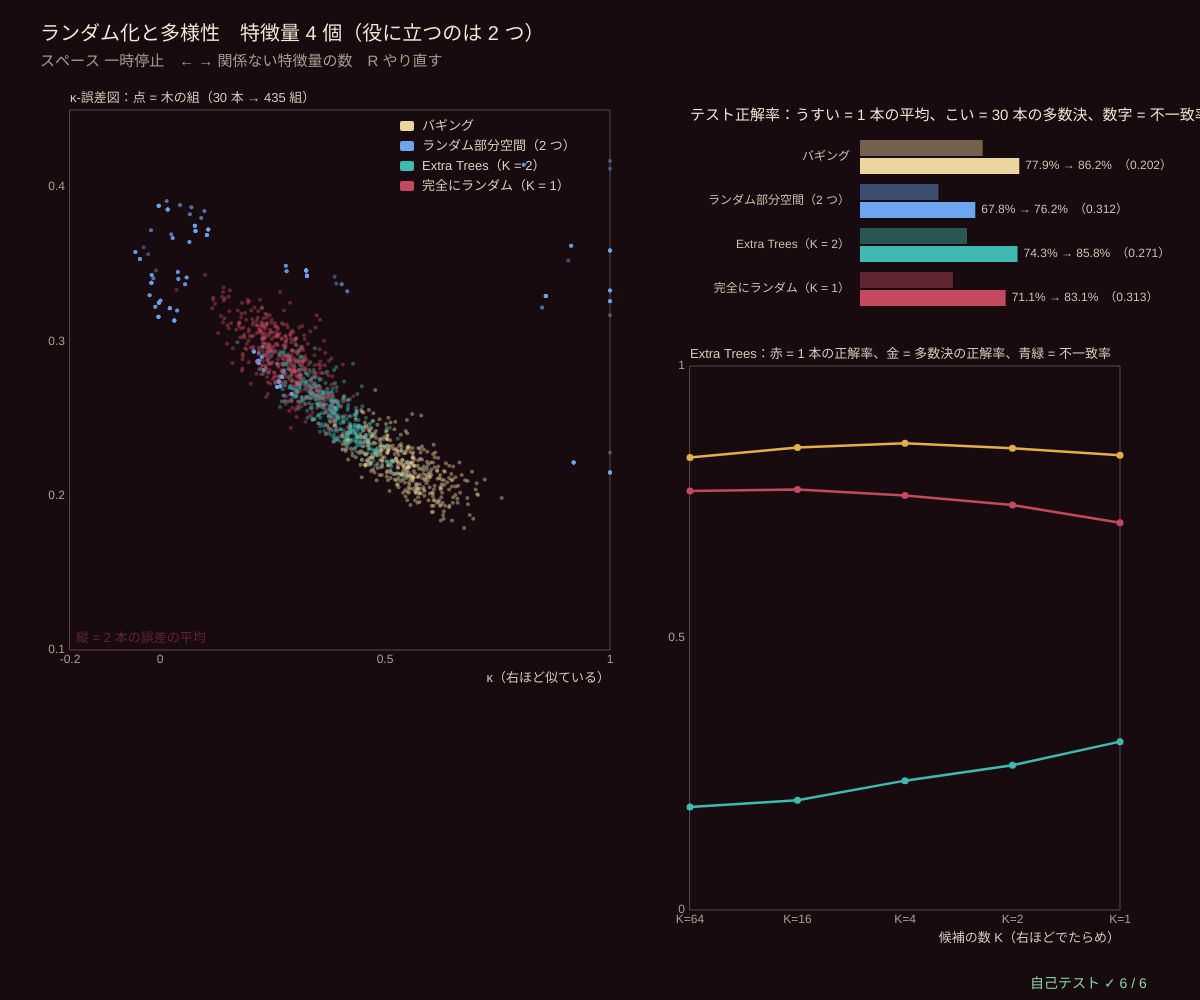
Frame 1 (no input)
Frame 60 (no input): identical to frame 1, image omitted
Frame 120 (the mouse pressed at the canvas centre since frame 60): identical to frame 1, image omitted

The p5.js sketch that drew this single still picture (run headless with seeded random() and noise() and a simulated clock; from frame 60 on, the mouse is pressed at the canvas centre):

// p5.js sketch
// ── sketch.js
// ============================================
// 10 ランダム化と多様性 ─ 木の作り方にどれだけ「でたらめ」を入れるかで、木どうしの似かたと強さが変わる
// バギング（点をブートストラップ）、ランダム部分空間（木ごとに特徴量を 2 つだけ）、Extra Trees（しきい値まで乱数で決める）
//   左 = κ-誤差図：木の組 1 つが点 1 つ。横 = κ（偶然を差し引いた一致度。1 = 同じ答え、0 = 偶然と同じくらい）、縦 = 2 本の平均の誤差
//   左下ほど「ちがうのに、それぞれ正確」。右 = Extra Trees の試す候補の数 K を減らす（でたらめを強くする）と…
//   1 本ずつは弱くなる（赤）のに、30 本の多数決（金）はほとんど落ちない／むしろ上がる範囲がある。多様性（青緑）が上がるから
//   特徴量 = 2 つの役に立つもの（三日月）+ 関係ない乱数。ランダムフォレスト（分割ごとに特徴量を選ぶ）は series62/09
// スペース 一時停止 / ← → 関係ない特徴量の数 / R やり直す
// ============================================

let nNoise = 2, nTrain = 300, nTest = 1000, seedD = 3, paused = false;   // ★ 関係ない特徴量の数
const N_TREES = 30, SWEEP_K = [64, 16, 4, 2, 1];                          // ★ 木の本数、Extra Trees の候補の数 K
const METHODS = [{ name: 'バギング', col: [236, 214, 160] }, { name: 'ランダム部分空間（2 つ）', col: [110, 165, 240] }, { name: 'Extra Trees（K = 2）', col: [64, 186, 176] }, { name: '完全にランダム（K = 1）', col: [196, 72, 96] }];
let trainD, testD, groups = [], sweep = [], allIdx;

function setup() { createCanvas(windowWidth, windowHeight); textWrap(CHAR); pixelDensity(1); selfTest(); restart(); }
function makeHD(n, seed) { let D = makeData2D(4, n, 0.1, seed); seedRng(seed + 7); D.X = D.X.map((x) => x.concat(Array.from({ length: nNoise }, () => rnd()))); return D; }
function restart() {
  paused = false;
  trainD = makeHD(nTrain, seedD); testD = makeHD(nTest, seedD + 1); allIdx = trainD.X.map((_, i) => i);
  seedRng(seedD * 31); groups = METHODS.map(() => newGroup()); sweep = SWEEP_K.map(() => newGroup());
}
function newGroup() { return { preds: [], pairs: [], votes: new Float32Array(nTest) }; }
// ★ 方法ごとの木の作り方（でたらめの入れ方）
function makeTree(m, K) {
  let d = trainD.X[0].length, all = Array.from({ length: d }, (_, f) => f);
  if (m === 0) return growRT(trainD.X, trainD.y, bootIdx(nTrain), 0, {});                                   // バギング
  if (m === 1) return growRT(trainD.X, trainD.y, allIdx, 0, { feats: shuffleArr(all).slice(0, Math.min(2, d)) });   // ランダム部分空間
  return growRT(trainD.X, trainD.y, allIdx, 0, { randK: K > 0 ? K : m === 2 ? 2 : 1 });                  // Extra Trees
}
// ★ κ（カッパ）：θ1 = 一致した割合、θ2 = 偶然に一致する割合 = Σ_c p_a(c)·p_b(c)。κ = (θ1 − θ2)/(1 − θ2)
function kappaOf(a, b) {
  let n = a.length, agree = 0, a1 = 0, b1 = 0;
  for (let i = 0; i < n; i++) { if (a[i] === b[i]) agree++; a1 += a[i]; b1 += b[i]; }
  let t1 = agree / n, t2 = (a1 / n) * (b1 / n) + (1 - a1 / n) * (1 - b1 / n);
  return t2 >= 1 - 1e-12 ? 1 : (t1 - t2) / (1 - t2);
}
function errOf(p) { let e = 0; for (let i = 0; i < p.length; i++) if (p[i] !== testD.y[i]) e++; return e / p.length; }
function addTree(gr, m, K) {           // 木を 1 本足し、前の木との組の κ と平均の誤差を記録
  let t = makeTree(m, K), p = Uint8Array.from(testD.X, (x) => (rtProb(t, x) > 0.5 ? 1 : 0)), e = errOf(p);
  for (let q of gr.preds) { let dis = 0; for (let i = 0; i < nTest; i++) if (q.p[i] !== p[i]) dis++; gr.pairs.push({ k: kappaOf(q.p, p), e: (q.e + e) / 2, dis: dis / nTest }); }
  gr.preds.push({ p, e }); for (let i = 0; i < nTest; i++) gr.votes[i] += p[i];
}
function groupStats(gr) {
  let T = gr.preds.length; if (!T) return null;
  let ens = 0; for (let i = 0; i < nTest; i++) if ((2 * gr.votes[i] > T ? 1 : 0) === testD.y[i]) ens++;
  return { ind: 1 - meanOf(gr.preds.map((q) => q.e)), ens: ens / nTest, dis: gr.pairs.length ? meanOf(gr.pairs.map((q) => q.dis)) : 0 };
}

function draw() {
  background(...BG_COL);
  let t0 = performance.now();
  while (!paused && performance.now() - t0 < 7) {   // 1 フレームに 7 ミリ秒ぶん木を育てる
    let gi = groups.findIndex((gr) => gr.preds.length < N_TREES), si = sweep.findIndex((gr) => gr.preds.length < N_TREES);
    if (gi >= 0) addTree(groups[gi], gi, 0); else if (si >= 0) addTree(sweep[si], 2, SWEEP_K[si]); else break;
  }
  // ---- 左：κ-誤差図
  let side = Math.min(height - 190, width * 0.45), g = { x: 70, y: 110, w: side, h: side, x0: -0.2, x1: 1, y0: 0.1, y1: 0.45 };
  plotAxes(g, 'κ（右ほど似ている）', 'κ-誤差図：点 = 木の組（' + N_TREES + ' 本 → ' + (N_TREES * (N_TREES - 1)) / 2 + ' 組）', [-0.2, 0, 0.5, 1], [0.1, 0.2, 0.3, 0.4]);
  noStroke(); groups.forEach((gr, m) => { fill(...METHODS[m].col, 110); for (let q of gr.pairs) circle(gX(g, q.k), gY(g, q.e), 4); });
  textSize(13); text('縦 = 2 本の誤差の平均', g.x + 6, g.y + g.h - 8);
  legend(g.x + g.w - 210, g.y + 16, METHODS.map((m) => [m.col, m.name]));
  // ---- 右上：方法ごとの 1 本の正解率と多数決の正解率
  let rx = g.x + g.w + 80, rw = width - rx - 50, ty = 120;
  noStroke(); fill(...INK); textSize(15); textAlign(LEFT, BASELINE); text('テスト正解率：うすい = 1 本の平均、こい = ' + N_TREES + ' 本の多数決、数字 = 不一致率', rx, ty);
  groups.forEach((gr, m) => {
    let s = groupStats(gr), yy = ty + 20 + 44 * m; if (!s) return;
    fill(...METHODS[m].col, 110); rect(rx + 170, yy, Math.max(1, (s.ind - 0.5) * 2 * (rw - 240)), 16);
    fill(...METHODS[m].col); rect(rx + 170, yy + 18, Math.max(1, (s.ens - 0.5) * 2 * (rw - 240)), 16);
    fill(210, 195, 180); textSize(12); textAlign(RIGHT, CENTER); text(METHODS[m].name, rx + 160, yy + 17);
    textAlign(LEFT, CENTER); text(pctStr(s.ind) + ' → ' + pctStr(s.ens) + '　（' + fmtNum(s.dis, 3) + '）', rx + 176 + (s.ens - 0.5) * 2 * (rw - 240), yy + 26);
  });
  // ---- 右下：Extra Trees の K を変える
  let g2 = { x: rx, y: ty + 44 * 4 + 70, w: rw - 30, h: Math.max(80, height - (ty + 44 * 4 + 70) - 90), x0: 0, x1: SWEEP_K.length - 1, y0: 0, y1: 1 };
  plotAxes(g2, '候補の数 K（右ほどでたらめ）', 'Extra Trees：赤 = 1 本の正解率、金 = 多数決の正解率、青緑 = 不一致率', [], [0, 0.5, 1]);
  noStroke(); fill(175, 160, 150); textSize(12); textAlign(CENTER, TOP); SWEEP_K.forEach((K, k) => text('K=' + K, gX(g2, k), g2.y + g2.h + 4));
  let st = sweep.map(groupStats).map((s, k) => [k, s]).filter((q) => q[1]);
  for (let [key2, c] of [['ind', WINE], ['ens', GOLD], ['dis', TEAL]]) { stroke(...c); strokeWeight(2.5); polyline(st.map(([k, s]) => [gX(g2, k), gY(g2, s[key2])])); noStroke(); fill(...c); for (let [k, s] of st) circle(gX(g2, k), gY(g2, s[key2]), 7); }
  // ---- 文字
  noStroke(); fill(...INK); textSize(20); textAlign(LEFT, BASELINE); text('ランダム化と多様性　特徴量 ' + (2 + nNoise) + ' 個（役に立つのは 2 つ）', 40, 40);
  fill(170, 155, 145); textSize(15); text('スペース 一時停止　← → 関係ない特徴量の数　R やり直す', 40, 66);
  drawSelfTest(width - 170, height - 12);
}
function keyPressed() {
  if (key === ' ') paused = !paused;
  if (key === RIGHT_ARROW) { nNoise = Math.min(8, nNoise + 1); restart(); }
  if (key === LEFT_ARROW) { nNoise = Math.max(0, nNoise - 1); restart(); }
  if (key === 'r' || key === 'R') { seedD++; restart(); }
  return false;
}

// ---- 自己テスト
function selfTest() {
  selfTestResults = [];
  let a = [1, 1, 0, 0, 1, 0, 1, 1], b = [1, 0, 0, 0, 1, 1, 1, 0];      // 手計算：一致 5/8、θ2 = (5/8)(4/8) + (3/8)(4/8) = 1/2 → κ = 0.25
  let c = [1, 0, 1, 0, 0, 1];
  check('κ の式：手計算の例で 0.25、同じ答えどうしなら 1、半々の答えの正反対なら −1', near(kappaOf(a, b), 0.25, 1e-12) && near(kappaOf(a, a), 1, 1e-12) && near(kappaOf(c, c.map((v) => 1 - v)), -1, 1e-12));
  restart();
  let g64 = newGroup(), g1 = newGroup(), gb = newGroup();
  for (let t = 0; t < 15; t++) { addTree(g64, 2, 64); addTree(g1, 2, 1); addTree(gb, 0, 0); }
  check('どの組の κ も −1〜1、不一致率は 0〜1（Extra Trees 2 通り × 105 組）', g64.pairs.concat(g1.pairs).every((q) => q.k >= -1 - 1e-12 && q.k <= 1 + 1e-12 && q.dis >= 0 && q.dis <= 1));
  let s64 = groupStats(g64), s1 = groupStats(g1), sb = groupStats(gb);
  check('でたらめを強くする（K = 64 → 1）と 1 本の正解率は下がる（' + pctStr(s64.ind) + ' → ' + pctStr(s1.ind) + '）', s1.ind < s64.ind);
  check('でたらめを強くすると不一致率（多様性）は上がる（' + fmtNum(s64.dis, 3) + ' → ' + fmtNum(s1.dis, 3) + '）', s1.dis > s64.dis);
  check('多数決で伸びる分も大きくなる（K = 64：+' + pctStr(s64.ens - s64.ind) + '、K = 1：+' + pctStr(s1.ens - s1.ind) + '）', s1.ens - s1.ind > s64.ens - s64.ind && s1.ens > s1.ind);
  check('バギングの 15 本の多数決 ' + pctStr(sb.ens) + ' > 1 本の平均 ' + pctStr(sb.ind), sb.ens > sb.ind);
  reportSelfTest();
}

// ---------- やってみよう ----------
// 1. κ-誤差図で、赤（完全にランダム）の雲はどこにある？ バギング（象牙色）と比べて右左・上下は？
// 2. 右下のグラフで、多数決（金）がいちばん高い K はいくつ？ 1 本の正解率（赤）がいちばん高い K と同じ？
// 3. ← → で関係ない特徴量を増やすと、ランダム部分空間（青）はどうなる？ 役に立つ特徴量を引かない木が増える
// 4. 不一致率が 0 の組は κ = 1。どんな作り方だとそうなる？（でたらめを全部やめると、同じ木しかできない）
// 5. 11 では、木以外のモデルの組で「多様性」をいろいろな物差しで測る

// ==================================================
// ここから下は「アンサンブル学習の道具」（中身は読まなくても OK。消さないでね）
// ==================================================
// ---- 小さな道具：はさむ・合計・平均・いちばん大きい番号・数の表示
function clampv(v, a, b) { return v < a ? a : v > b ? b : v !== v ? a : v; }     // NaN なら a に戻す
function sumArr(a) { let s = 0; for (let v of a) s += v; return s; }
function meanOf(a) { return a.length ? sumArr(a) / a.length : 0; }
function varOf(a) { let m = meanOf(a), s = 0; for (let v of a) s += (v - m) * (v - m); return a.length ? s / a.length : 0; }   // ÷n の分散
function argMaxArr(a) { let b = 0; for (let i = 1; i < a.length; i++) if (a[i] > a[b]) b = i; return b; }   // 同点なら小さい番号
function sigm(z) { return 1 / (1 + Math.exp(-clampv(z, -40, 40))); }
function fmtNum(v, d) { if (typeof v !== 'number' || !isFinite(v)) return '?'; let s = (+v.toFixed(d === undefined ? 2 : d)).toString(); return s === '-0' ? '0' : s; }
function pctStr(v) { return fmtNum(100 * v, 1) + '%'; }
// ---- 種つきの乱数（同じ種なら毎回同じ列）
let rngState = 1;
function seedRng(s) { rngState = (s >>> 0) || 1; }
function rnd() {                       // 0〜1 の一様乱数（mulberry32）
  rngState = (rngState + 0x6d2b79f5) >>> 0;
  let t = rngState;
  t = Math.imul(t ^ (t >>> 15), t | 1);
  t ^= t + Math.imul(t ^ (t >>> 7), t | 61);
  return ((t ^ (t >>> 14)) >>> 0) / 4294967296;
}
function rndInt(a, b) { return a + Math.floor(rnd() * (b - a + 1)); }
function rndGauss() { let u = Math.max(1e-12, rnd()), v = rnd(); return Math.sqrt(-2 * Math.log(u)) * Math.cos(2 * Math.PI * v); }   // 標準正規分布
function shuffleArr(a) { for (let i = a.length - 1; i > 0; i--) { let j = Math.floor(rnd() * (i + 1)); [a[i], a[j]] = [a[j], a[i]]; } return a; }
// ---- 合成データ（[0, 1]² の 2 次元、2 クラス、種つき）。kind = 0 かたまり / 1 斜め / 2 円 / 3 XOR / 4 三日月 / 5 しま
const SHAPES = ['かたまり', '斜め', '円', 'XOR', '三日月', 'しま'];
function trueLabel(kind, u, v) {
  if (kind === 0) return (u - 0.32) ** 2 + (v - 0.36) ** 2 < (u - 0.68) ** 2 + (v - 0.64) ** 2 + 0.03 * Math.sin(9 * u) ? 0 : 1;
  if (kind === 1) return u + 0.8 * v > 0.9 ? 1 : 0;
  if (kind === 2) return (u - 0.5) ** 2 + (v - 0.5) ** 2 < 0.09 ? 1 : 0;
  if (kind === 3) return (u > 0.5) !== (v > 0.5) ? 1 : 0;
  if (kind === 4) return v > 0.5 + 0.28 * Math.cos(Math.PI * (1.6 * u - 0.3)) - 0.18 ? 1 : 0;
  return Math.sin(10 * u + 3 * v) > 0 ? 1 : 0;
}
// n 個、flip = ラベルをわざと入れかえる割合（ノイズ）
function makeData2D(kind, n, flip, seed) {
  seedRng(seed);
  let X = [], y = [];
  for (let i = 0; i < n; i++) {
    let u = 0.02 + 0.96 * rnd(), v = 0.02 + 0.96 * rnd(), c = trueLabel(kind, u, v);
    if (rnd() < flip) c = 1 - c;
    X.push([u, v]); y.push(c);
  }
  return { X, y };
}
// ---- ランダム化した分類木（2 クラス、ジニ不純度）。o = { maxDepth, feats（使える特徴量の番号）, mtry（分割ごとに見る数、0 = 全部）, randK（> 0 なら Extra Trees：ランダムな (特徴量, しきい値) を randK 個だけ試す）}
function giniCount(n1, n) { if (n <= 0) return 0; let p = n1 / n; return 2 * p * (1 - p) * n; }   // ジニ不純度 × 点の数
function growRT(X, y, idx, depth, o) {
  let n = idx.length, n1 = 0; for (let i of idx) n1 += y[i];
  let node = { leaf: true, p: n ? n1 / n : 0.5 };
  if (n1 === 0 || n1 === n || n < 2 || depth >= (o.maxDepth || 30)) return node;
  let feats = o.feats || X[0].map((_, f) => f), base = giniCount(n1, n), best = null;
  let tryCut = (f, thr) => { let l = 0, l1 = 0; for (let i of idx) if (X[i][f] <= thr) { l++; l1 += y[i]; } if (l === 0 || l === n) return; let dec = base - giniCount(l1, l) - giniCount(n1 - l1, n - l); if (!best || dec > best.dec) best = { f, thr, dec }; };
  if (o.randK > 0) {                     // Extra Trees：しきい値は [最小, 最大] の一様乱数
    for (let c = 0; c < o.randK; c++) { let f = feats[Math.floor(rnd() * feats.length)], lo = Infinity, hi = -Infinity; for (let i of idx) { lo = Math.min(lo, X[i][f]); hi = Math.max(hi, X[i][f]); } if (hi > lo) tryCut(f, lo + rnd() * (hi - lo)); }
  } else {                               // いちばん良い分割（並べて、左から 1 つずつ動かす）
    let fs = feats.slice(); if (o.mtry > 0 && o.mtry < fs.length) fs = shuffleArr(fs).slice(0, o.mtry);
    for (let f of fs) {
      let ord = idx.slice().sort((a, b) => X[a][f] - X[b][f]), l1 = 0;
      for (let q = 0; q < n - 1; q++) { l1 += y[ord[q]]; let v0 = X[ord[q]][f], v1 = X[ord[q + 1]][f]; if (!(v1 > v0)) continue; let dec = base - giniCount(l1, q + 1) - giniCount(n1 - l1, n - q - 1); if (!best || dec > best.dec) best = { f, thr: (v0 + v1) / 2, dec }; }
    }
  }
  if (!best) return node;
  let L = [], R = []; for (let i of idx) (X[i][best.f] <= best.thr ? L : R).push(i);
  return { leaf: false, f: best.f, thr: best.thr, left: growRT(X, y, L, depth + 1, o), right: growRT(X, y, R, depth + 1, o) };
}
function rtProb(t, x) { while (!t.leaf) t = x[t.f] <= t.thr ? t.left : t.right; return t.p; }
function bootIdx(n) { let a = []; for (let k = 0; k < n; k++) a.push(Math.floor(rnd() * n)); return a; }
// ---- 描く道具：色（オーケストラ：えんじ色の黒、象牙色、金管の金、弦の青緑）、領域の絵、点
const BG_COL = [24, 11, 16];                                     // 背景（えんじ色の黒）
const INK = [242, 233, 214], GOLD = [226, 176, 74], TEAL = [64, 186, 176], WINE = [196, 72, 96];
const CLS_COL = [[226, 170, 70], [60, 182, 176]];                // ★ クラス 0（金）・クラス 1（青緑）の色
function probCol(p, k) {             // クラス 1 の確率 → 背景と混ぜた色（k = 濃さ）
  let c = [], a = clampv(k === undefined ? 0.55 : k, 0, 1) * Math.abs(2 * p - 1) + 0.12;
  for (let q = 0; q < 3; q++) c.push(BG_COL[q] + ((p > 0.5 ? CLS_COL[1][q] : CLS_COL[0][q]) - BG_COL[q]) * a);
  return c;
}
// img の全部の画素に fn(u, v) → [r, g, b] を塗る（u は右向き、v は上向き、どちらも 0〜1）
function paintImage(img, fn) {
  img.loadPixels();
  let W = img.width, H = img.height;
  for (let py = 0; py < H; py++) for (let px = 0; px < W; px++) {
    let c = fn((px + 0.5) / W, 1 - (py + 0.5) / H), i = 4 * (px + W * py);
    img.pixels[i] = c[0]; img.pixels[i + 1] = c[1]; img.pixels[i + 2] = c[2]; img.pixels[i + 3] = 255;
  }
  img.updatePixels();
}
function toPx(bx, u, v) { return [bx.x + u * bx.w, bx.y + (1 - v) * bx.h]; }   // [0,1]² → 画面
function fromPx(bx, px, py) { return [(px - bx.x) / bx.w, 1 - (py - bx.y) / bx.h]; }
function drawPoints(bx, X, y, r) {
  stroke(10); strokeWeight(1);
  for (let i = 0; i < X.length; i++) { let p = toPx(bx, X[i][0], X[i][1]); fill(...CLS_COL[y[i]]); circle(p[0], p[1], r); }
}
function frameBox(bx, col) { noFill(); stroke(...(col || [110, 80, 85])); strokeWeight(1); rect(bx.x, bx.y, bx.w, bx.h); }
// ---- グラフの道具：g = { x, y, w, h, x0, x1, y0, y1 }
function gX(g, v) { return g.x + clampv((v - g.x0) / (g.x1 - g.x0), -0.02, 1.02) * g.w; }
function gY(g, v) { return g.y + g.h - clampv((v - g.y0) / (g.y1 - g.y0), -0.02, 1.02) * g.h; }
function plotAxes(g, xl, yl, xt, yt) {
  stroke(95, 70, 75); strokeWeight(1); noFill(); rect(g.x, g.y, g.w, g.h);
  noStroke(); fill(175, 160, 150); textSize(12); textAlign(CENTER, TOP);
  for (let v of xt) text(+v.toPrecision(3), gX(g, v), g.y + g.h + 4);
  textAlign(RIGHT, CENTER);
  for (let v of yt) text(+v.toPrecision(3), g.x - 5, gY(g, v));
  textAlign(LEFT, BASELINE); fill(215, 205, 190); textSize(13);
  text(xl, g.x + g.w - textWidth(xl), g.y + g.h + 32); text(yl, g.x, g.y - 8);
}
function polyline(pts) {               // 点が 2 つ以上あるときだけ折れ線を描く（空の beginShape を作らない）
  if (pts.length < 2) return;
  noFill(); beginShape(); for (let p of pts) vertex(p[0], p[1]); endShape();
}
function legend(x, y, items) {         // items = [[色, 名前], …]
  textSize(13); textAlign(LEFT, CENTER); noStroke();
  items.forEach(([c, s], k) => { fill(...c); rect(x, y + 20 * k - 5, 14, 10, 2); fill(220, 210, 195); text(s, x + 22, y + 20 * k); });
}
// ---- 自己テストの道具
let selfTestResults = [];
function check(name, cond) { selfTestResults.push({ name, ok: !!cond }); }
function near(a, b, tol) { return a !== null && a !== undefined && isFinite(a) && Math.abs(a - b) <= (tol === undefined ? 1e-9 : tol); }
function noNaN(v) { return Array.isArray(v) || ArrayBuffer.isView(v) ? Array.from(v).every(noNaN) : !(typeof v === 'number' && !isFinite(v)); }
function reportSelfTest() { for (let r of selfTestResults) (r.ok ? console.log : console.error)((r.ok ? '✓ ' : '✗ ') + r.name); }
function selfTestLine() { let n = selfTestResults.filter((r) => r.ok).length; return '自己テスト ' + (n === selfTestResults.length ? '✓ ' : '✗ ') + n + ' / ' + selfTestResults.length; }
function drawSelfTest(x, y) { noStroke(); fill(selfTestResults.every((r) => r.ok) ? color(140, 215, 170) : color(255, 90, 110)); textSize(14); textAlign(LEFT, BASELINE); text(selfTestLine(), x, y); }
